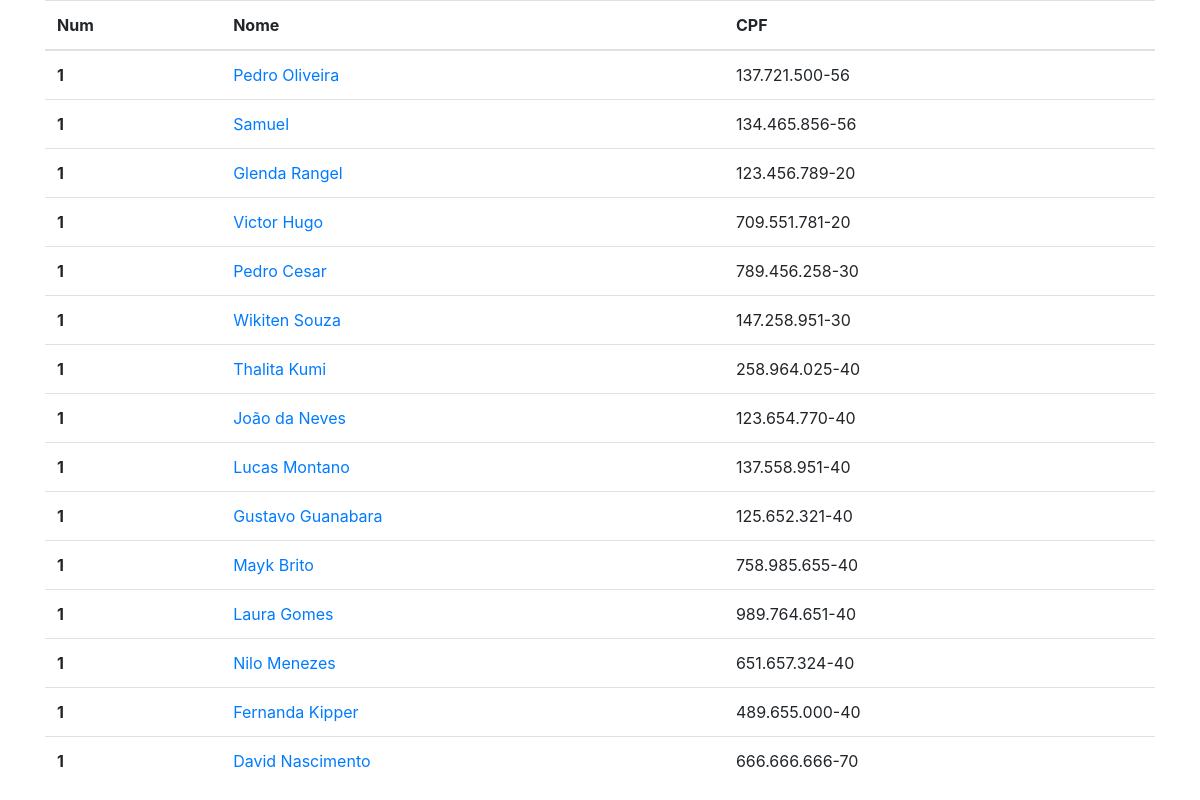
The page /lista/ (signed in) on the database as committed earlier.
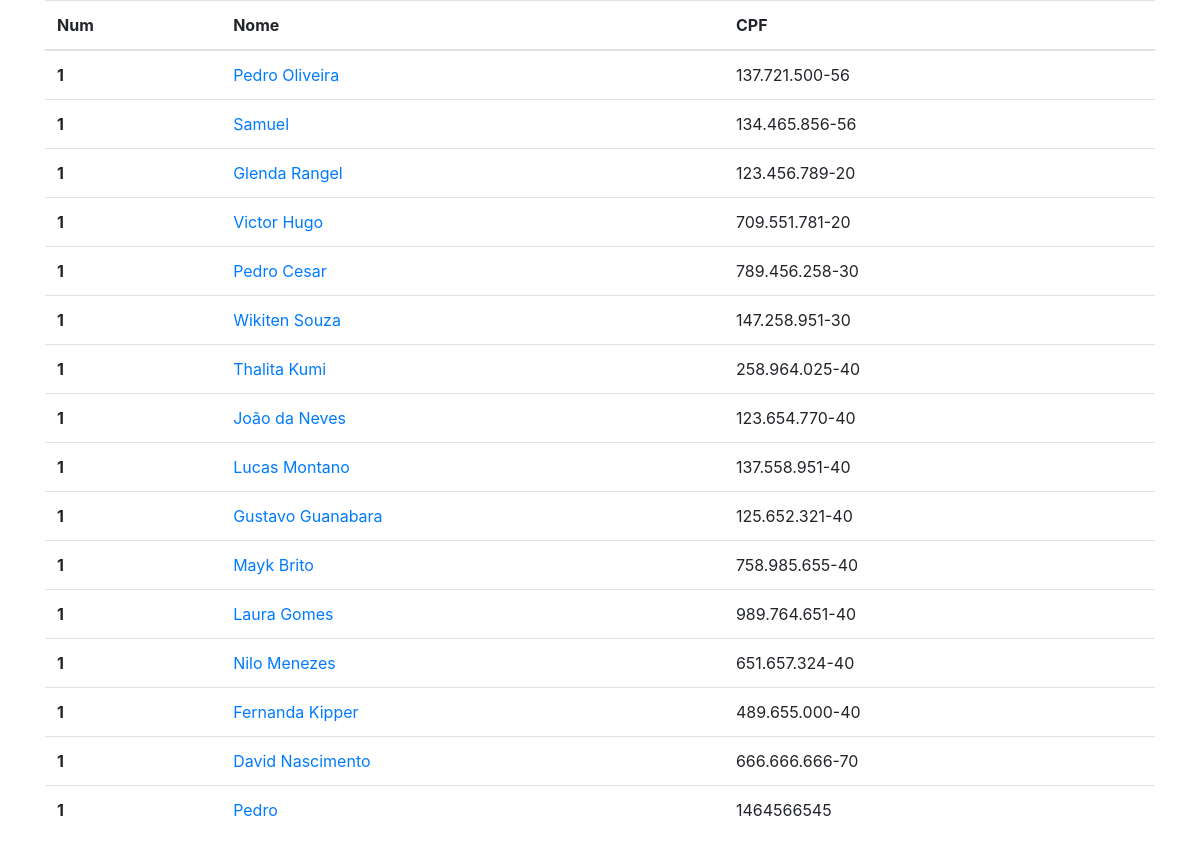
The same page on the database as committed later.
### cadastro/models.py (models this page shows, shortened)
class Usuario_Externo(models.Model):
    nome = models.CharField(max_length=50, blank=False, null=False, validators=[validate_nome])
    cpf = models.CharField(max_length=14, blank=False, null=False, validators=[validate_cpf])
    nascimento = models.DateField(blank=False, null=False)
    responsavel_nome = models.CharField(max_length=50, null=True, blank=True, validators=[validate_nome])
    responsavel_cpf = models.CharField(max_length=14, null=True, blank=True, validators=[validate_cpf])
    telefone = models.CharField(max_length=15, blank=False, null=False, validators=[validate_cpf])
    endereco = models.CharField(max_length=80, blank=False, null=False)
    cidade = models.CharField(max_length=30)
    estado = models.CharField(max_length=30)
    data_cadastro = models.DateTimeField(auto_now_add=True)

### cadastro/views.py (the view)
# urls.py: path('lista/', lista_usuario, name='lista'),
@login_required(login_url='login')
def lista_usuario(request):
    usuario = Usuario_Externo.objects.all()
    return render(request, 'lista/lista_usuario.html', {'usuarios': usuario})

### cadastro/templates/lista/lista_usuario.html (shortened to what this page needs)
<!DOCTYPE html>
<html lang="en">
<head>
    <link rel="stylesheet" href="https://cdn.jsdelivr.net/npm/bootstrap@4.6.1/dist/css/bootstrap.min.css">
</head>
<body>
<div class="container">
    <table class="table">
  <thead>
    <tr>
      <th scope="col">Num</th>
      <th scope="col">Nome</th>
      <th scope="col">CPF</th>
    </tr>
  </thead>
  <tbody>
{% for usuario in usuarios%}
    <tr>
      <th scope="row">1</th>
        <td><a href="{% url 'deletarCli' usuario.id %}">{{usuario.nome}}</a></td>
      <td>{{usuario.cpf}}</td>
    </tr>
{% endfor %}
  </tbody>
</table>
</div>
</body>
</html>

Rows that differ between the two databases and show on the page:
added Usuario_Externo: nome "Pedro", cpf "1464566545"
